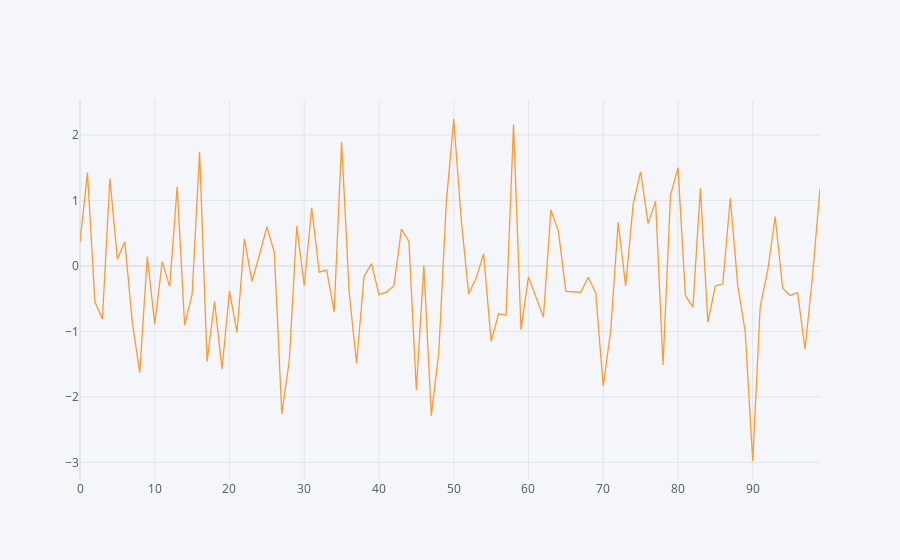

The notebook cell this image was saved under:
### Code cell
df['A'].iplot(kind='line')

### Figure 1 — Plotly figure (JSON) as saved in the notebook; plotly's stock layout.template omitted (floating-point values rounded to 4 significant figures)
{"data": [{"line": {"color": "rgba(255, 153, 51, 1.0)", "dash": "solid", "shape": "linear", "width": 1.3}, "mode": "lines", "name": "A", "text": "", "type": "scatter", "x": [0, 1, 2, 3, 4, 5, 6, 7, 8, 9, 10, 11, 12, 13, 14, 15, 16, 17, 18, 19, 20, 21, 22, 23, 24, 25, 26, 27, 28, 29, 30, 31, 32, 33, 34, 35, 36, 37, 38, 39, 40, 41, 42, 43, 44, 45, 46, 47, 48, 49, 50, 51, 52, 53, 54, 55, 56, 57, 58, 59, 60, 61, 62, 63, 64, 65, 66, 67, 68, 69, 70, 71, 72, 73, 74, 75, 76, 77, 78, 79, 80, 81, 82, 83, 84, 85, 86, 87, 88, 89, 90, 91, 92, 93, 94, 95, 96, 97, 98, 99], "y": [0.3662, 1.426, -0.5502, -0.8083, 1.333, 0.1029, 0.3712, -0.8657, -1.629, 0.1451, -0.8878, 0.06592, -0.3163, 1.209, -0.9041, -0.4363, 1.745, -1.46, -0.5441, -1.573, -0.3845, -1.016, 0.4143, -0.2348, 0.1631, 0.5989, 0.2031, -2.259, -1.445, 0.6105, -0.3019, 0.8882, -0.09481, -0.06254, -0.7024, 1.895, -0.3866, -1.49, -0.1587, 0.03511, -0.4385, -0.3991, -0.3045, 0.563, 0.3772, -1.896, 0.007344, -2.286, -1.323, 0.9597, 2.244, 0.7084, -0.4295, -0.1856, 0.1858, -1.155, -0.7301, -0.7497, 2.161, -0.9728, -0.1665, -0.4716, -0.7827, 0.856, 0.5322, -0.3893, -0.3943, -0.4018, -0.1736, -0.4176, -1.837, -0.9883, 0.6643, -0.3063, 0.9354, 1.441, 0.6499, 0.9899, -1.511, 1.078, 1.501, -0.454, -0.6273, 1.186, -0.8575, -0.3074, -0.2719, 1.034, -0.3012, -1.009, -2.979, -0.6242, -0.07313, 0.7544, -0.3357, -0.451, -0.4076, -1.269, -0.1579, 1.18]}], "layout": {"legend": {"bgcolor": "#F5F6F9", "font": {"color": "#4D5663"}}, "paper_bgcolor": "#F5F6F9", "plot_bgcolor": "#F5F6F9", "title": {"font": {"color": "#4D5663"}}, "xaxis": {"gridcolor": "#E1E5ED", "showgrid": true, "tickfont": {"color": "#4D5663"}, "title": {"font": {"color": "#4D5663"}, "text": ""}, "zerolinecolor": "#E1E5ED"}, "yaxis": {"gridcolor": "#E1E5ED", "showgrid": true, "tickfont": {"color": "#4D5663"}, "title": {"font": {"color": "#4D5663"}, "text": ""}, "zerolinecolor": "#E1E5ED"}}}
